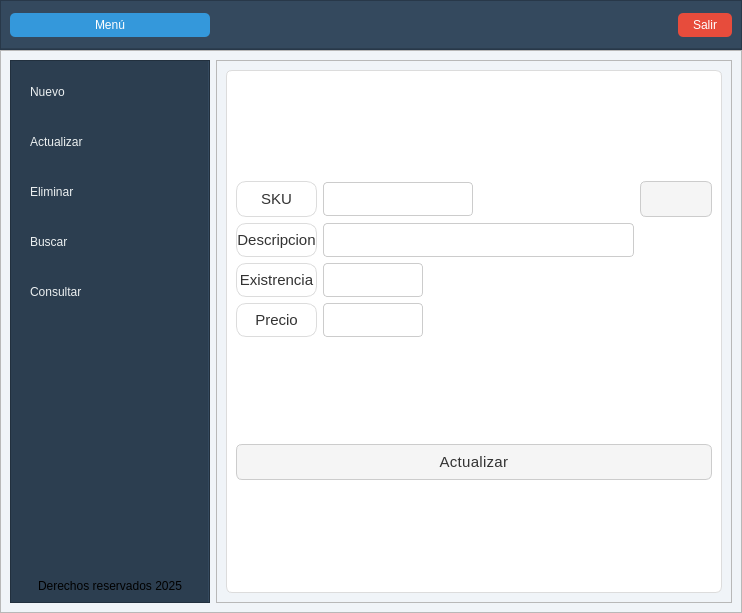
<?xml version="1.0" encoding="UTF-8"?>
<ui version="4.0">
 <class>MainWindow</class>
 <widget class="QMainWindow" name="MainWindow">
  <property name="geometry">
   <rect>
    <x>0</x>
    <y>0</y>
    <width>742</width>
    <height>613</height>
   </rect>
  </property>
  <property name="windowTitle">
   <string>MainWindow</string>
  </property>
  <property name="styleSheet">
   <string notr="true">/* -----------------------------------------------------------
   ESTILOS GENERALES (Aplicados a QMainWindow)
   Asegura un fondo consistente y texto principal.
   ----------------------------------------------------------- */
QMainWindow {
    background-color: #f0f4f8; /* Fondo general claro */
    color: #333;
}

/* -----------------------------------------------------------
   BARRAS Y MARCOS
   ----------------------------------------------------------- */

/* Barra Superior */
#frame_superior {
    background-color: #34495e; /* Oscuro */
    border-bottom: 2px solid #2c3e50;
}

/* Marco Lateral (Menú de Navegación CRUD) */
#frame_lateral {
    background-color: #2c3e50; /* Azul muy oscuro (Base del menú) */
    border-right: 2px solid #34495e;
}

/* -----------------------------------------------------------
   NAVEGACIÓN LATERAL (Botones CRUD)
   ----------------------------------------------------------- */

/* Estilo base de los botones de función (Agregar, Actualizar, etc.) */
#boton_agregar, #boton_actualizar, #boton_eliminar, #boton_buscar, #boton_consultar {
    background-color: #2c3e50; 
    color: #ecf0f1;
    font: 12pt &quot;Arial&quot;;
    border: none;
    border-left: 5px solid transparent; /* Indicador apagado */
    padding: 15px 10px;
    border-radius: 0;
    text-align: left;
}

/* Efecto Hover (al pasar el ratón) */
#boton_agregar:hover, #boton_actualizar:hover, #boton_eliminar:hover, #boton_buscar:hover, #boton_consultar:hover {
    background-color: #34495e; /* Tono más claro al pasar */
    border-left: 5px solid #2ecc71; /* Indicador Verde Esmeralda */
}

/* Botón de Menú (para alternar la barra lateral) */
#boton_menu {
    background-color: #3498db;
    color: white;
    border: none;
    border-radius: 5px;
    padding: 5px 10px;
}

/* -----------------------------------------------------------
   COMPONENTES DE ENTRADA DE DATOS
   ----------------------------------------------------------- */

/* Entradas de Texto (QLineEdit) */
QLineEdit {
    background-color: #ffffff;
    border: 1px solid #bdc3c7;
    border-radius: 5px;
    padding: 8px;
    color: #2c3e50;
    font: 10pt &quot;Arial&quot;;
}
QLineEdit:focus {
    border: 2px solid #3498db; /* Acento Azul al enfocar */
}

/* -----------------------------------------------------------
   BOTONES DE ACCIÓN (Dentro de las páginas CRUD)
   ----------------------------------------------------------- */

/* Botones de Éxito/Primarios (Guardar, Actualizar) */
#boton_accion_agregar, #boton_accion_actualizar {
    background-color: #2ecc71; /* Verde Esmeralda */
    color: white;
    font: bold 14pt &quot;Arial&quot;;
    border: none;
    border-radius: 8px;
    padding: 10px;
}
#boton_accion_agregar:hover, #boton_accion_actualizar:hover {
    background-color: #27ae60;
}

/* Botones de Peligro (Eliminar) */
#boton_accion_eliminar {
    background-color: #e74c3c; /* Rojo */
    color: white;
    font: bold 14pt &quot;Arial&quot;;
    border: none;
    border-radius: 8px;
    padding: 10px;
}
#boton_accion_eliminar:hover {
    background-color: #c0392b;
}

/* Botón de Salir (Regresar al Menú Principal) */
#boton_salir {
    background-color: #e74c3c; 
    color: white;
    border: none;
    border-radius: 5px;
    padding: 5px 15px;
}
#boton_salir:hover { background-color: #c0392b; }

/* -----------------------------------------------------------
   TABLAS DE DATOS
   ----------------------------------------------------------- */

/* Contenedor de la Tabla */
QTableWidget {
    background-color: #ffffff;
    border: 1px solid #bdc3c7;
    gridline-color: #ecf0f1;
    color: #333;
    font: 10pt &quot;Arial&quot;;
    border-radius: 5px;
}

/* Cabecera de la Tabla */
QHeaderView::section {
    background-color: #34495e;
    color: #ffffff;
    padding: 8px;
    border: 1px solid #2c3e50;
    font: bold 11pt &quot;Arial&quot;;
}
/* Filas alternadas para mejor lectura */
QTableWidget::item:alternate {
    background-color: #f8f8f8;
}</string>
  </property>
  <widget class="QWidget" name="centralwidget">
   <layout class="QVBoxLayout" name="verticalLayout" stretch="1,0">
    <property name="spacing">
     <number>0</number>
    </property>
    <property name="leftMargin">
     <number>0</number>
    </property>
    <property name="topMargin">
     <number>0</number>
    </property>
    <property name="rightMargin">
     <number>0</number>
    </property>
    <property name="bottomMargin">
     <number>0</number>
    </property>
    <item>
     <widget class="QFrame" name="frame_superior">
      <property name="minimumSize">
       <size>
        <width>0</width>
        <height>50</height>
       </size>
      </property>
      <property name="maximumSize">
       <size>
        <width>16777215</width>
        <height>50</height>
       </size>
      </property>
      <property name="frameShape">
       <enum>QFrame::StyledPanel</enum>
      </property>
      <property name="frameShadow">
       <enum>QFrame::Raised</enum>
      </property>
      <layout class="QHBoxLayout" name="horizontalLayout">
       <item>
        <widget class="QPushButton" name="boton_menu">
         <property name="minimumSize">
          <size>
           <width>200</width>
           <height>0</height>
          </size>
         </property>
         <property name="text">
          <string>Menú</string>
         </property>
         <property name="icon">
          <iconset>
           <normaloff>../resources/imagenes/boton_menu.png</normaloff>../resources/imagenes/boton_menu.png</iconset>
         </property>
         <property name="iconSize">
          <size>
           <width>32</width>
           <height>32</height>
          </size>
         </property>
        </widget>
       </item>
       <item>
        <spacer name="horizontalSpacer">
         <property name="orientation">
          <enum>Qt::Horizontal</enum>
         </property>
         <property name="sizeHint" stdset="0">
          <size>
           <width>171</width>
           <height>20</height>
          </size>
         </property>
        </spacer>
       </item>
       <item>
        <widget class="QLabel" name="mensaje">
         <property name="text">
          <string/>
         </property>
        </widget>
       </item>
       <item>
        <spacer name="horizontalSpacer_2">
         <property name="orientation">
          <enum>Qt::Horizontal</enum>
         </property>
         <property name="sizeHint" stdset="0">
          <size>
           <width>170</width>
           <height>20</height>
          </size>
         </property>
        </spacer>
       </item>
       <item>
        <widget class="QPushButton" name="boton_salir">
         <property name="text">
          <string>Salir</string>
         </property>
         <property name="icon">
          <iconset>
           <normaloff>../resources/imagenes/salir.png</normaloff>../resources/imagenes/salir.png</iconset>
         </property>
         <property name="iconSize">
          <size>
           <width>32</width>
           <height>32</height>
          </size>
         </property>
        </widget>
       </item>
      </layout>
     </widget>
    </item>
    <item>
     <widget class="QFrame" name="frame_central">
      <property name="frameShape">
       <enum>QFrame::StyledPanel</enum>
      </property>
      <property name="frameShadow">
       <enum>QFrame::Raised</enum>
      </property>
      <layout class="QHBoxLayout" name="horizontalLayout_2">
       <item>
        <widget class="QFrame" name="frame_lateral">
         <property name="minimumSize">
          <size>
           <width>200</width>
           <height>0</height>
          </size>
         </property>
         <property name="maximumSize">
          <size>
           <width>0</width>
           <height>16777215</height>
          </size>
         </property>
         <property name="frameShape">
          <enum>QFrame::StyledPanel</enum>
         </property>
         <property name="frameShadow">
          <enum>QFrame::Raised</enum>
         </property>
         <layout class="QVBoxLayout" name="verticalLayout_2">
          <item>
           <widget class="QPushButton" name="boton_agregar">
            <property name="layoutDirection">
             <enum>Qt::RightToLeft</enum>
            </property>
            <property name="text">
             <string>Nuevo</string>
            </property>
            <property name="icon">
             <iconset>
              <normaloff>../resources/imagenes/boton_agregar.png</normaloff>../resources/imagenes/boton_agregar.png</iconset>
            </property>
            <property name="iconSize">
             <size>
              <width>32</width>
              <height>32</height>
             </size>
            </property>
           </widget>
          </item>
          <item>
           <widget class="QPushButton" name="boton_actualizar">
            <property name="layoutDirection">
             <enum>Qt::RightToLeft</enum>
            </property>
            <property name="text">
             <string>Actualizar</string>
            </property>
            <property name="icon">
             <iconset>
              <normaloff>../resources/imagenes/boton_modificar.png</normaloff>../resources/imagenes/boton_modificar.png</iconset>
            </property>
            <property name="iconSize">
             <size>
              <width>32</width>
              <height>32</height>
             </size>
            </property>
           </widget>
          </item>
          <item>
           <widget class="QPushButton" name="boton_eliminar">
            <property name="layoutDirection">
             <enum>Qt::RightToLeft</enum>
            </property>
            <property name="text">
             <string>Eliminar</string>
            </property>
            <property name="icon">
             <iconset>
              <normaloff>../resources/imagenes/boton_eliminar.png</normaloff>../resources/imagenes/boton_eliminar.png</iconset>
            </property>
            <property name="iconSize">
             <size>
              <width>32</width>
              <height>32</height>
             </size>
            </property>
           </widget>
          </item>
          <item>
           <widget class="QPushButton" name="boton_buscar">
            <property name="layoutDirection">
             <enum>Qt::RightToLeft</enum>
            </property>
            <property name="text">
             <string>Buscar</string>
            </property>
            <property name="icon">
             <iconset>
              <normaloff>../resources/imagenes/BUSCAR.png</normaloff>../resources/imagenes/BUSCAR.png</iconset>
            </property>
            <property name="iconSize">
             <size>
              <width>32</width>
              <height>32</height>
             </size>
            </property>
           </widget>
          </item>
          <item>
           <widget class="QPushButton" name="boton_consultar">
            <property name="layoutDirection">
             <enum>Qt::RightToLeft</enum>
            </property>
            <property name="text">
             <string>Consultar</string>
            </property>
            <property name="icon">
             <iconset>
              <normaloff>../resources/imagenes/boton_consultar.png</normaloff>../resources/imagenes/boton_consultar.png</iconset>
            </property>
            <property name="iconSize">
             <size>
              <width>32</width>
              <height>32</height>
             </size>
            </property>
           </widget>
          </item>
          <item>
           <spacer name="verticalSpacer">
            <property name="orientation">
             <enum>Qt::Vertical</enum>
            </property>
            <property name="sizeHint" stdset="0">
             <size>
              <width>20</width>
              <height>219</height>
             </size>
            </property>
           </spacer>
          </item>
          <item>
           <widget class="QLabel" name="label_2">
            <property name="text">
             <string>Derechos reservados 2025</string>
            </property>
            <property name="alignment">
             <set>Qt::AlignCenter</set>
            </property>
           </widget>
          </item>
         </layout>
        </widget>
       </item>
       <item>
        <widget class="QFrame" name="frame_paginas">
         <property name="frameShape">
          <enum>QFrame::StyledPanel</enum>
         </property>
         <property name="frameShadow">
          <enum>QFrame::Raised</enum>
         </property>
         <layout class="QVBoxLayout" name="verticalLayout_3">
          <item>
           <widget class="QStackedWidget" name="stackedWidget">
            <property name="styleSheet">
             <string notr="true">/* === Estilo general === */
QMainWindow {
    background-color: #f6f7fb;
    color: #333333;
    font-family: &quot;Segoe UI Variable&quot;, &quot;Roboto&quot;, &quot;Open Sans&quot;, sans-serif;
    font-size: 16px;
    font-weight: 300; /* Más delgada */
}

/* === Frames === */
QFrame {
    background-color: #ffffff;
    border-radius: 10px;
    border: 1px solid #dcdcdc;
}

/* Barra superior */
#frame_superior {
    background-color: #e8ecf1;
    border: none;
}

/* Panel lateral */
#frame_lateral {
    background-color: #f1f3f6;
    border-right: 1px solid #d1d1d1;
}

/* Área principal */
#frame_paginas {
    background-color: #ffffff;
}

/* === Botones === */
QPushButton {
    background-color: #f5f5f5;
    color: #333333;
    border: 1px solid #cccccc;
    border-radius: 6px;
    padding: 8px 14px;
    font-weight: 400;
    font-size: 15px;
    letter-spacing: 0.3px;
}

QPushButton:hover {
    background-color: #0078d7;
    color: #ffffff;
    border: 1px solid #0078d7;
}

QPushButton:pressed {
    background-color: #005a9e;
    color: #ffffff;
    border: 1px solid #005a9e;
}

/* Botón principal (Menú) */
#boton_menu {
    background-color: #0078d7;
    color: white;
    border: none;
    font-weight: 400;
}
#boton_menu:hover {
    background-color: #006cbe;
}
#boton_menu:pressed {
    background-color: #005a9e;
}

/* Botón salir */
#boton_salir {
    background-color: #e74c3c;
    color: white;
    border: none;
}
#boton_salir:hover {
    background-color: #c0392b;
}
#boton_salir:pressed {
    background-color: #a93226;
}

/* === Campos de texto === */
QLineEdit {
    background-color: #ffffff;
    color: #333333;
    border: 1px solid #cccccc;
    border-radius: 4px;
    padding: 6px 8px;
    font-size: 15px;
    font-weight: 300;
}

QLineEdit:focus {
    border: 1px solid #0078d7;
    background-color: #f9fcff;
}

/* === Labels === */
QLabel {
    color: #333333;
    font-weight: 300;
    font-size: 15px;
}

/* Label inferior o secundario */
#label {
    color: #666666;
    font-size: 13px;
    font-style: italic;
}

/* === Stacked Widget === */
QStackedWidget {
    background-color: #ffffff;
    border: 1px solid #dcdcdc;
    border-radius: 6px;
}

/* === Scrollbars === */
QScrollBar:vertical {
    border: none;
    background: #f0f0f0;
    width: 10px;
    border-radius: 4px;
}
QScrollBar::handle:vertical {
    background: #cccccc;
    min-height: 20px;
    border-radius: 4px;
}
QScrollBar::handle:vertical:hover {
    background: #0078d7;
}
QScrollBar::add-line:vertical,
QScrollBar::sub-line:vertical {
    height: 0;
}

/* === Layouts === */
QVBoxLayout, QHBoxLayout {
    spacing: 10px;
}

/* === Botones laterales === */
#boton_agregar, #boton_buscar, #boton_actualizar, #boton_eliminar, #boton_consultar {
    background-color: #ffffff;
    border: 1px solid #cccccc;
    color: #333333;
    font-weight: 400;
    font-size: 15px;
}

#boton_agregar:hover, 
#boton_buscar:hover, 
#boton_actualizar:hover, 
#boton_eliminar:hover,
#boton_consultar:hover {
    background-color: #e8f0fe;
    border: 1px solid #0078d7;
    color: #0078d7;
}

#boton_agregar:pressed, 
#boton_buscar:pressed, 
#boton_actualizar:pressed, 
#boton_eliminar:pressed ,
#boton_consultar:pressed{
    background-color: #cce0ff;
}

/* === Tooltips === */
QToolTip {
    background-color: #ffffff;
    color: #333333;
    border: 1px solid #0078d7;
    padding: 6px;
    border-radius: 4px;
    font-size: 14px;
}</string>
            </property>
            <property name="currentIndex">
             <number>2</number>
            </property>
            <widget class="QWidget" name="page_agregar">
             <layout class="QVBoxLayout" name="verticalLayout_4">
              <item>
               <layout class="QGridLayout" name="gridLayout">
                <item row="0" column="0">
                 <widget class="QLabel" name="label_3">
                  <property name="layoutDirection">
                   <enum>Qt::LeftToRight</enum>
                  </property>
                  <property name="text">
                   <string>SKU</string>
                  </property>
                  <property name="alignment">
                   <set>Qt::AlignCenter</set>
                  </property>
                 </widget>
                </item>
                <item row="0" column="1">
                 <widget class="QLineEdit" name="sku_agregar">
                  <property name="minimumSize">
                   <size>
                    <width>150</width>
                    <height>0</height>
                   </size>
                  </property>
                  <property name="maximumSize">
                   <size>
                    <width>150</width>
                    <height>16777215</height>
                   </size>
                  </property>
                 </widget>
                </item>
                <item row="1" column="0">
                 <widget class="QLabel" name="label_4">
                  <property name="text">
                   <string>Descripcion</string>
                  </property>
                  <property name="alignment">
                   <set>Qt::AlignCenter</set>
                  </property>
                 </widget>
                </item>
                <item row="1" column="1">
                 <widget class="QLineEdit" name="descripcion_agregar"/>
                </item>
                <item row="2" column="0">
                 <widget class="QLabel" name="label_5">
                  <property name="text">
                   <string>Existrencia</string>
                  </property>
                  <property name="alignment">
                   <set>Qt::AlignCenter</set>
                  </property>
                 </widget>
                </item>
                <item row="2" column="1">
                 <widget class="QLineEdit" name="existencia_agregar">
                  <property name="minimumSize">
                   <size>
                    <width>100</width>
                    <height>0</height>
                   </size>
                  </property>
                  <property name="maximumSize">
                   <size>
                    <width>100</width>
                    <height>16777215</height>
                   </size>
                  </property>
                 </widget>
                </item>
                <item row="3" column="0">
                 <widget class="QLabel" name="label_6">
                  <property name="text">
                   <string>Precio</string>
                  </property>
                  <property name="alignment">
                   <set>Qt::AlignCenter</set>
                  </property>
                 </widget>
                </item>
                <item row="3" column="1">
                 <widget class="QLineEdit" name="precio_agregar">
                  <property name="minimumSize">
                   <size>
                    <width>80</width>
                    <height>0</height>
                   </size>
                  </property>
                  <property name="maximumSize">
                   <size>
                    <width>80</width>
                    <height>16777215</height>
                   </size>
                  </property>
                 </widget>
                </item>
               </layout>
              </item>
              <item>
               <widget class="QPushButton" name="boton_accion_agregar">
                <property name="text">
                 <string>Guardar</string>
                </property>
                <property name="icon">
                 <iconset>
                  <normaloff>../resources/imagenes/guardar.png</normaloff>../resources/imagenes/guardar.png</iconset>
                </property>
                <property name="iconSize">
                 <size>
                  <width>32</width>
                  <height>32</height>
                 </size>
                </property>
               </widget>
              </item>
             </layout>
            </widget>
            <widget class="QWidget" name="page_buscar">
             <layout class="QVBoxLayout" name="verticalLayout_7">
              <item>
               <layout class="QGridLayout" name="gridLayout_4">
                <item row="2" column="0">
                 <widget class="QLabel" name="label_15">
                  <property name="text">
                   <string>Existrencia</string>
                  </property>
                  <property name="alignment">
                   <set>Qt::AlignCenter</set>
                  </property>
                 </widget>
                </item>
                <item row="2" column="1">
                 <widget class="QLineEdit" name="existencia_buscar">
                  <property name="minimumSize">
                   <size>
                    <width>100</width>
                    <height>0</height>
                   </size>
                  </property>
                  <property name="maximumSize">
                   <size>
                    <width>100</width>
                    <height>16777215</height>
                   </size>
                  </property>
                 </widget>
                </item>
                <item row="3" column="0">
                 <widget class="QLabel" name="label_18">
                  <property name="text">
                   <string>Precio</string>
                  </property>
                  <property name="alignment">
                   <set>Qt::AlignCenter</set>
                  </property>
                 </widget>
                </item>
                <item row="1" column="0">
                 <widget class="QLabel" name="label_17">
                  <property name="text">
                   <string>Descripcion</string>
                  </property>
                  <property name="alignment">
                   <set>Qt::AlignCenter</set>
                  </property>
                 </widget>
                </item>
                <item row="3" column="1">
                 <widget class="QLineEdit" name="precio_buscar">
                  <property name="minimumSize">
                   <size>
                    <width>80</width>
                    <height>0</height>
                   </size>
                  </property>
                  <property name="maximumSize">
                   <size>
                    <width>80</width>
                    <height>16777215</height>
                   </size>
                  </property>
                 </widget>
                </item>
                <item row="1" column="1">
                 <widget class="QLineEdit" name="descripcion_buscar"/>
                </item>
                <item row="0" column="1">
                 <widget class="QLineEdit" name="sku_buscar">
                  <property name="minimumSize">
                   <size>
                    <width>150</width>
                    <height>0</height>
                   </size>
                  </property>
                  <property name="maximumSize">
                   <size>
                    <width>150</width>
                    <height>16777215</height>
                   </size>
                  </property>
                 </widget>
                </item>
                <item row="0" column="0">
                 <widget class="QLabel" name="label_16">
                  <property name="layoutDirection">
                   <enum>Qt::LeftToRight</enum>
                  </property>
                  <property name="text">
                   <string>SKU</string>
                  </property>
                  <property name="alignment">
                   <set>Qt::AlignCenter</set>
                  </property>
                 </widget>
                </item>
                <item row="0" column="2">
                 <widget class="QPushButton" name="boton_buscar_buscar">
                  <property name="text">
                   <string/>
                  </property>
                  <property name="icon">
                   <iconset>
                    <normaloff>../resources/imagenes/BUSCAR.png</normaloff>../resources/imagenes/BUSCAR.png</iconset>
                  </property>
                  <property name="iconSize">
                   <size>
                    <width>32</width>
                    <height>32</height>
                   </size>
                  </property>
                 </widget>
                </item>
               </layout>
              </item>
              <item>
               <widget class="QPushButton" name="boton_accion_limpiar">
                <property name="text">
                 <string>Limpiar</string>
                </property>
                <property name="icon">
                 <iconset>
                  <normaloff>../resources/imagenes/limpiar.png</normaloff>../resources/imagenes/limpiar.png</iconset>
                </property>
                <property name="iconSize">
                 <size>
                  <width>32</width>
                  <height>32</height>
                 </size>
                </property>
               </widget>
              </item>
             </layout>
            </widget>
            <widget class="QWidget" name="page_actualizar">
             <layout class="QVBoxLayout" name="verticalLayout_5">
              <item>
               <layout class="QGridLayout" name="gridLayout_2">
                <item row="2" column="0">
                 <widget class="QLabel" name="label_9">
                  <property name="text">
                   <string>Existrencia</string>
                  </property>
                  <property name="alignment">
                   <set>Qt::AlignCenter</set>
                  </property>
                 </widget>
                </item>
                <item row="1" column="1">
                 <widget class="QLineEdit" name="deescripcion_actualizar"/>
                </item>
                <item row="2" column="1">
                 <widget class="QLineEdit" name="existencia_actualizar">
                  <property name="minimumSize">
                   <size>
                    <width>100</width>
                    <height>0</height>
                   </size>
                  </property>
                  <property name="maximumSize">
                   <size>
                    <width>100</width>
                    <height>16777215</height>
                   </size>
                  </property>
                 </widget>
                </item>
                <item row="0" column="1">
                 <widget class="QLineEdit" name="sku_actualizar">
                  <property name="minimumSize">
                   <size>
                    <width>150</width>
                    <height>0</height>
                   </size>
                  </property>
                  <property name="maximumSize">
                   <size>
                    <width>150</width>
                    <height>16777215</height>
                   </size>
                  </property>
                 </widget>
                </item>
                <item row="0" column="0">
                 <widget class="QLabel" name="label_7">
                  <property name="layoutDirection">
                   <enum>Qt::LeftToRight</enum>
                  </property>
                  <property name="text">
                   <string>SKU</string>
                  </property>
                  <property name="alignment">
                   <set>Qt::AlignCenter</set>
                  </property>
                 </widget>
                </item>
                <item row="1" column="0">
                 <widget class="QLabel" name="label_8">
                  <property name="text">
                   <string>Descripcion</string>
                  </property>
                  <property name="alignment">
                   <set>Qt::AlignCenter</set>
                  </property>
                 </widget>
                </item>
                <item row="3" column="0">
                 <widget class="QLabel" name="label_10">
                  <property name="text">
                   <string>Precio</string>
                  </property>
                  <property name="alignment">
                   <set>Qt::AlignCenter</set>
                  </property>
                 </widget>
                </item>
                <item row="3" column="1">
                 <widget class="QLineEdit" name="precio_actualizar">
                  <property name="minimumSize">
                   <size>
                    <width>100</width>
                    <height>0</height>
                   </size>
                  </property>
                  <property name="maximumSize">
                   <size>
                    <width>100</width>
                    <height>16777215</height>
                   </size>
                  </property>
                 </widget>
                </item>
                <item row="0" column="2">
                 <widget class="QPushButton" name="boton_buscar_actualizar">
                  <property name="text">
                   <string/>
                  </property>
                  <property name="icon">
                   <iconset>
                    <normaloff>../resources/imagenes/BUSCAR.png</normaloff>../resources/imagenes/BUSCAR.png</iconset>
                  </property>
                  <property name="iconSize">
                   <size>
                    <width>32</width>
                    <height>32</height>
                   </size>
                  </property>
                 </widget>
                </item>
               </layout>
              </item>
              <item>
               <widget class="QPushButton" name="boton_accion_actualizar">
                <property name="text">
                 <string>Actualizar</string>
                </property>
                <property name="icon">
                 <iconset>
                  <normaloff>../resources/imagenes/boton_modificar.png</normaloff>../resources/imagenes/boton_modificar.png</iconset>
                </property>
                <property name="iconSize">
                 <size>
                  <width>32</width>
                  <height>32</height>
                 </size>
                </property>
               </widget>
              </item>
             </layout>
            </widget>
            <widget class="QWidget" name="page_consultar">
             <layout class="QVBoxLayout" name="verticalLayout_8">
              <item>
               <widget class="QPushButton" name="boton_accion_refrescar">
                <property name="text">
                 <string/>
                </property>
                <property name="icon">
                 <iconset>
                  <normaloff>../resources/imagenes/boton_refrescar.png</normaloff>../resources/imagenes/boton_refrescar.png</iconset>
                </property>
                <property name="iconSize">
                 <size>
                  <width>32</width>
                  <height>32</height>
                 </size>
                </property>
               </widget>
              </item>
              <item>
               <widget class="QTableWidget" name="tabla_productos">
                <property name="styleSheet">
                 <string notr="true">/* -----------------------------------------------------------
   ESTILOS GENERALES (Aplicados a QMainWindow)
   Asegura un fondo consistente y texto principal.
   ----------------------------------------------------------- */
QMainWindow {
    background-color: #f0f4f8; /* Fondo general claro */
    color: #333;
}

/* -----------------------------------------------------------
   BARRAS Y MARCOS
   ----------------------------------------------------------- */

/* Barra Superior */
#frame_superior {
    background-color: #34495e; /* Oscuro */
    border-bottom: 2px solid #2c3e50;
}

/* Marco Lateral (Menú de Navegación CRUD) */
#frame_lateral {
    background-color: #2c3e50; /* Azul muy oscuro (Base del menú) */
    border-right: 2px solid #34495e;
}

/* -----------------------------------------------------------
   NAVEGACIÓN LATERAL (Botones CRUD)
   ----------------------------------------------------------- */

/* Estilo base de los botones de función (Agregar, Actualizar, etc.) */
#boton_agregar, #boton_actualizar, #boton_eliminar, #boton_buscar, #boton_consultar {
    background-color: #2c3e50; 
    color: #ecf0f1;
    font: 12pt &quot;Arial&quot;;
    border: none;
    border-left: 5px solid transparent; /* Indicador apagado */
    padding: 15px 10px;
    border-radius: 0;
    text-align: left;
}

/* Efecto Hover (al pasar el ratón) */
#boton_agregar:hover, #boton_actualizar:hover, #boton_eliminar:hover, #boton_buscar:hover, #boton_consultar:hover {
    background-color: #34495e; /* Tono más claro al pasar */
    border-left: 5px solid #2ecc71; /* Indicador Verde Esmeralda */
}

/* Botón de Menú (para alternar la barra lateral) */
#boton_menu {
    background-color: #3498db;
    color: white;
    border: none;
    border-radius: 5px;
    padding: 5px 10px;
}

/* -----------------------------------------------------------
   COMPONENTES DE ENTRADA DE DATOS
   ----------------------------------------------------------- */

/* Entradas de Texto (QLineEdit) */
QLineEdit {
    background-color: #ffffff;
    border: 1px solid #bdc3c7;
    border-radius: 5px;
    padding: 8px;
    color: #2c3e50;
    font: 10pt &quot;Arial&quot;;
}
QLineEdit:focus {
    border: 2px solid #3498db; /* Acento Azul al enfocar */
}

/* -----------------------------------------------------------
   BOTONES DE ACCIÓN (Dentro de las páginas CRUD)
   ----------------------------------------------------------- */

/* Botones de Éxito/Primarios (Guardar, Actualizar) */
#boton_accion_agregar, #boton_accion_actualizar {
    background-color: #2ecc71; /* Verde Esmeralda */
    color: white;
    font: bold 14pt &quot;Arial&quot;;
    border: none;
    border-radius: 8px;
    padding: 10px;
}
#boton_accion_agregar:hover, #boton_accion_actualizar:hover {
    background-color: #27ae60;
}

/* Botones de Peligro (Eliminar) */
#boton_accion_eliminar {
    background-color: #e74c3c; /* Rojo */
    color: white;
    font: bold 14pt &quot;Arial&quot;;
    border: none;
    border-radius: 8px;
    padding: 10px;
}
#boton_accion_eliminar:hover {
    background-color: #c0392b;
}

/* Botón de Salir (Regresar al Menú Principal) */
#boton_salir {
    background-color: #e74c3c; 
    color: white;
    border: none;
    border-radius: 5px;
    padding: 5px 15px;
}
#boton_salir:hover { background-color: #c0392b; }

/* -----------------------------------------------------------
   TABLAS DE DATOS
   ----------------------------------------------------------- */

/* Contenedor de la Tabla */
QTableWidget {
    background-color: #ffffff;
    border: 1px solid #bdc3c7;
    gridline-color: #ecf0f1;
    color: #333;
    font: 10pt &quot;Arial&quot;;
    border-radius: 5px;
}

/* Cabecera de la Tabla */
QHeaderView::section {
    background-color: #34495e;
    color: #ffffff;
    padding: 8px;
    border: 1px solid #2c3e50;
    font: bold 11pt &quot;Arial&quot;;
}
/* Filas alternadas para mejor lectura */
QTableWidget::item:alternate {
    background-color: #f8f8f8;
}</string>
                </property>
                <column>
                 <property name="text">
                  <string>SKU</string>
                 </property>
                </column>
                <column>
                 <property name="text">
                  <string>Descripción</string>
                 </property>
                </column>
                <column>
                 <property name="text">
                  <string>Existencia</string>
                 </property>
                </column>
                <column>
                 <property name="text">
                  <string>Precio</string>
                 </property>
                </column>
               </widget>
              </item>
             </layout>
            </widget>
            <widget class="QWidget" name="page_eliminar">
             <layout class="QVBoxLayout" name="verticalLayout_6">
              <item>
               <layout class="QGridLayout" name="gridLayout_3">
                <item row="2" column="0">
                 <widget class="QLabel" name="label_11">
                  <property name="text">
                   <string>Existrencia</string>
                  </property>
                  <property name="alignment">
                   <set>Qt::AlignCenter</set>
                  </property>
                 </widget>
                </item>
                <item row="1" column="1">
                 <widget class="QLineEdit" name="descripcion_eliminar"/>
                </item>
                <item row="2" column="1">
                 <widget class="QLineEdit" name="existencia_eliminar">
                  <property name="minimumSize">
                   <size>
                    <width>100</width>
                    <height>0</height>
                   </size>
                  </property>
                  <property name="maximumSize">
                   <size>
                    <width>100</width>
                    <height>16777215</height>
                   </size>
                  </property>
                 </widget>
                </item>
                <item row="0" column="1">
                 <widget class="QLineEdit" name="sku_eliminar">
                  <property name="minimumSize">
                   <size>
                    <width>150</width>
                    <height>0</height>
                   </size>
                  </property>
                  <property name="maximumSize">
                   <size>
                    <width>150</width>
                    <height>16777215</height>
                   </size>
                  </property>
                 </widget>
                </item>
                <item row="0" column="0">
                 <widget class="QLabel" name="label_12">
                  <property name="layoutDirection">
                   <enum>Qt::LeftToRight</enum>
                  </property>
                  <property name="text">
                   <string>SKU</string>
                  </property>
                  <property name="alignment">
                   <set>Qt::AlignCenter</set>
                  </property>
                 </widget>
                </item>
                <item row="1" column="0">
                 <widget class="QLabel" name="label_13">
                  <property name="text">
                   <string>Descripcion</string>
                  </property>
                  <property name="alignment">
                   <set>Qt::AlignCenter</set>
                  </property>
                 </widget>
                </item>
                <item row="3" column="0">
                 <widget class="QLabel" name="label_14">
                  <property name="text">
                   <string>Precio</string>
                  </property>
                  <property name="alignment">
                   <set>Qt::AlignCenter</set>
                  </property>
                 </widget>
                </item>
                <item row="3" column="1">
                 <widget class="QLineEdit" name="precio_eliminar">
                  <property name="minimumSize">
                   <size>
                    <width>80</width>
                    <height>0</height>
                   </size>
                  </property>
                  <property name="maximumSize">
                   <size>
                    <width>80</width>
                    <height>16777215</height>
                   </size>
                  </property>
                 </widget>
                </item>
                <item row="0" column="2">
                 <widget class="QPushButton" name="boton_buscar_eliminar">
                  <property name="text">
                   <string/>
                  </property>
                  <property name="icon">
                   <iconset>
                    <normaloff>../resources/imagenes/BUSCAR.png</normaloff>../resources/imagenes/BUSCAR.png</iconset>
                  </property>
                  <property name="iconSize">
                   <size>
                    <width>32</width>
                    <height>32</height>
                   </size>
                  </property>
                 </widget>
                </item>
               </layout>
              </item>
              <item>
               <widget class="QPushButton" name="boton_accion_eliminar">
                <property name="text">
                 <string>Eliminar</string>
                </property>
                <property name="icon">
                 <iconset>
                  <normaloff>../resources/imagenes/boton_eliminar.png</normaloff>../resources/imagenes/boton_eliminar.png</iconset>
                </property>
                <property name="iconSize">
                 <size>
                  <width>32</width>
                  <height>32</height>
                 </size>
                </property>
               </widget>
              </item>
             </layout>
            </widget>
           </widget>
          </item>
         </layout>
        </widget>
       </item>
      </layout>
     </widget>
    </item>
   </layout>
  </widget>
 </widget>
 <resources/>
 <connections/>
</ui>
